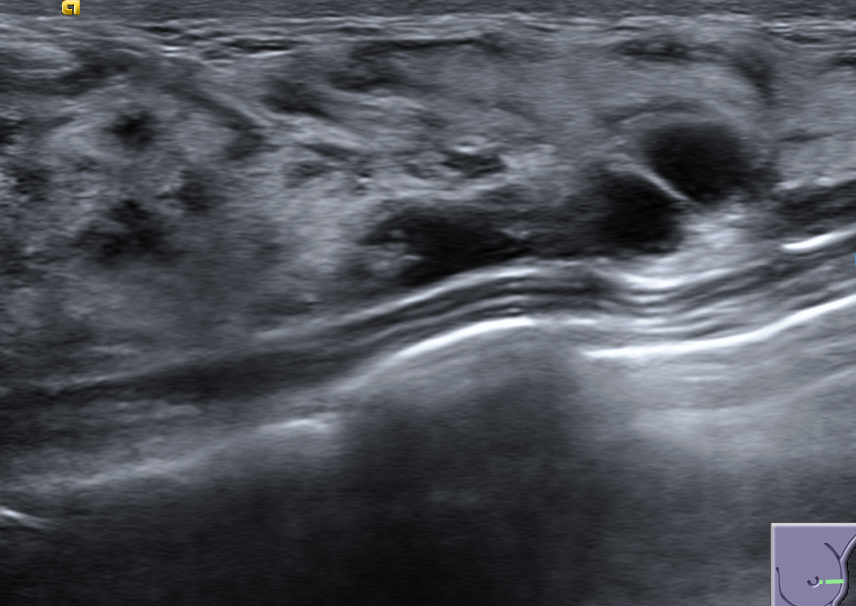
#> input picture BUS_RCNN/images/ALWI_011.png, 856 x 606 px, found by its file name; its folder holds only this picture in this run
$ python bus_uclm_coco.py
#> lines starting #> are read from the running program, lines starting #| are printed output that depends on the picture; after the words box and inside, x2 and y2 are one past the last pixel; in counts of white or black regions, pixels touching at a corner belong together
import os
import json
import cv2
from PIL import Image
import numpy as np

# Paths
dataset_dir = "E:/S3/OT/project/BUS_RCNN/images"
masks_dir = "E:/S3/OT/project/BUS_RCNN/masks"  # mask images
output_json = "E:/S3/OT/project/bus_uclm_coco.json"

categories = [{"id": 1, "name": "bus"}]

images = []
annotations = []
ann_id = 0

for img_id, img_name in enumerate(os.listdir(dataset_dir)):
    if not img_name.endswith((".jpg", ".png")):
        continue

    img_path = os.path.join(dataset_dir, img_name)
    width, height = Image.open(img_path).size
#> width = 856; height = 606

    images.append({
        "id": img_id,
        "file_name": img_name,
        "width": width,
        "height": height
    })

    # Corresponding mask
    mask_name = os.path.splitext(img_name)[0] + ".png"  # adjust if masks have different extension
    mask_path = os.path.join(masks_dir, mask_name)
    if not os.path.exists(mask_path):
        continue

    mask = cv2.imread(mask_path, cv2.IMREAD_GRAYSCALE)
#> mask: shape (606, 856); min 0, max 252, mean 80.5
    # Binarize just in case
    _, mask_bin = cv2.threshold(mask, 127, 255, cv2.THRESH_BINARY)
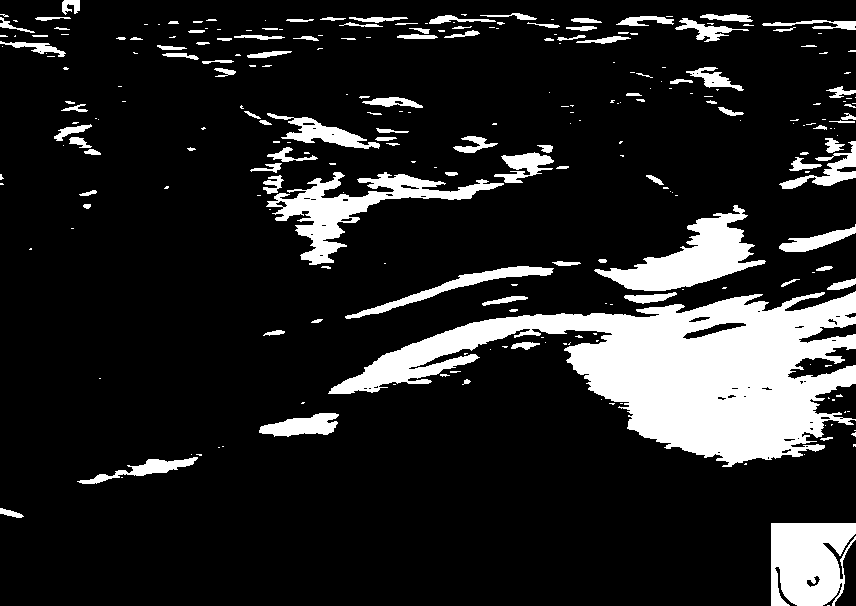
#> mask_bin: shape (606, 856); 14.7% white; 264 white regions (154 under 20 px)

    contours, _ = cv2.findContours(mask_bin, cv2.RETR_EXTERNAL, cv2.CHAIN_APPROX_SIMPLE)
#> contours = 264 contours, 184 with area under 20; largest, box (x1, y1, x2, y2) and area: (328, 291, 856, 467) 38750, (771, 523, 856, 606) 5609, (594, 205, 766, 291) 5418, (266, 172, 504, 265) 5330, (345, 266, 554, 319) 1494

    for contour in contours:
        contour = contour.flatten().tolist()
        if len(contour) < 6:  # skip too small/invalid polygons
            continue

        x, y, w, h = cv2.boundingRect(np.array(contour).reshape(-1,1,2))
        area = cv2.contourArea(np.array(contour).reshape(-1,1,2))

        annotations.append({
            "id": ann_id,
            "image_id": img_id,
            "category_id": 1,
            "segmentation": [contour],
            "bbox": [x, y, w, h],
            "area": float(area),
            "iscrowd": 0
        })
        ann_id += 1
#> this loop made 264 passes
#> contour on passes 1, 4, 7: [827, 605, 829, 605], [121, 477, 122, 477], [804, 454]
#> after the loop, ann_id = 177; annotations = 177 items

# Create COCO JSON
coco_dict = {
    "images": images,
    "annotations": annotations,
    "categories": categories
}

with open(output_json, "w") as f:
    json.dump(coco_dict, f, indent=4)

print("COCO JSON with masks created at:", output_json)

$ run again, on BUS_RCNN/images/ANAT_013.png
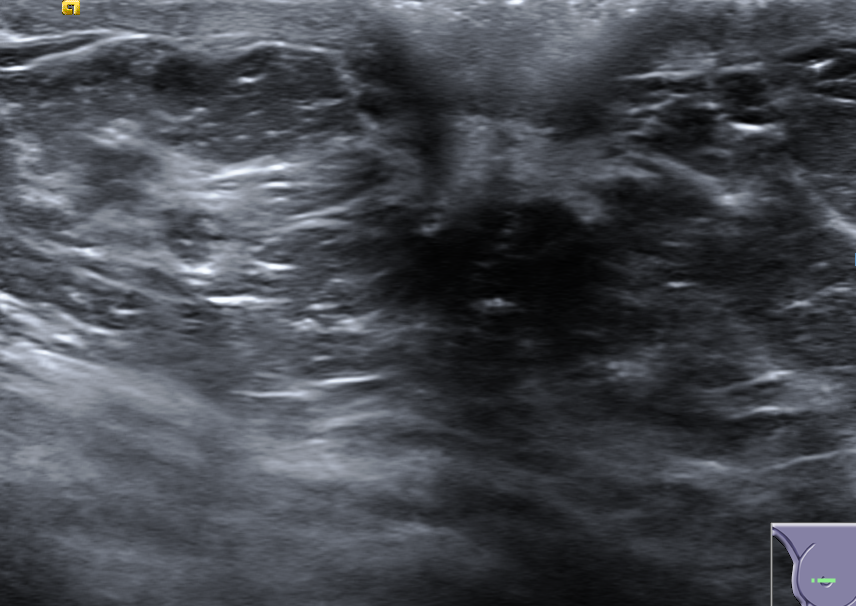
#> input picture BUS_RCNN/images/ANAT_013.png, 856 x 606 px, found by its file name
#> width = 856; height = 606
#> `_, mask_bin = cv2.threshold(mask, 127, 255, cv2.THRESH_BINARY)`:
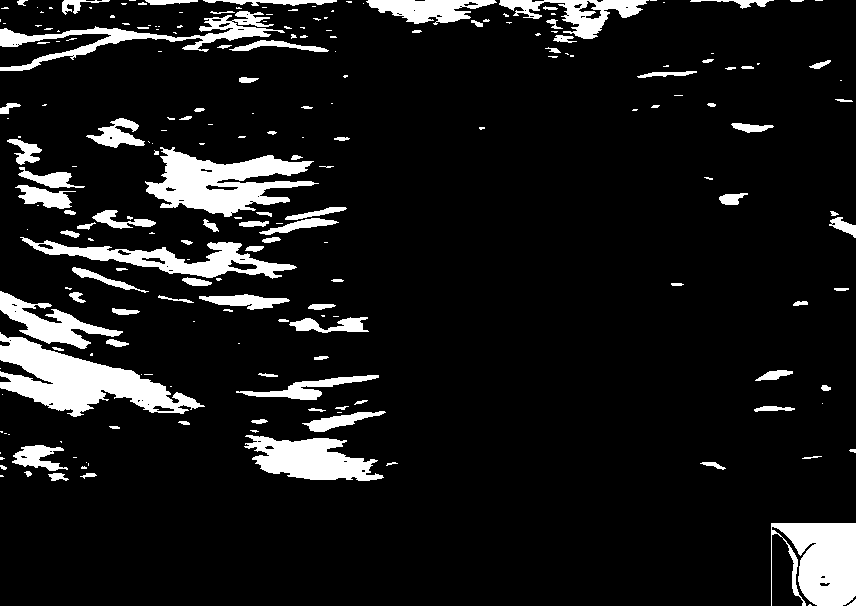
#> mask_bin: shape (606, 856); 10% white; 218 white regions (115 under 20 px)
#> contours = 218 contours, 141 with area under 20; largest, box (x1, y1, x2, y2) and area: (0, 332, 205, 417) 7028, (145, 147, 319, 217) 5858, (771, 523, 856, 606) 4914, (20, 237, 297, 279) 3660, (244, 435, 384, 481) 3636
#> the loop `for contour in contours:` made 218 passes
#> (x, y, w, h, area) on passes 3, 5, 6: (771, 523, 85, 83, 4913.5), (80, 473, 17, 6, 33), (48, 473, 21, 8, 80)
#> after the loop `for contour in contours:`: ann_id = 164; annotations = 164 items

$ run again, on BUS_RCNN/images/ANFO_011.png
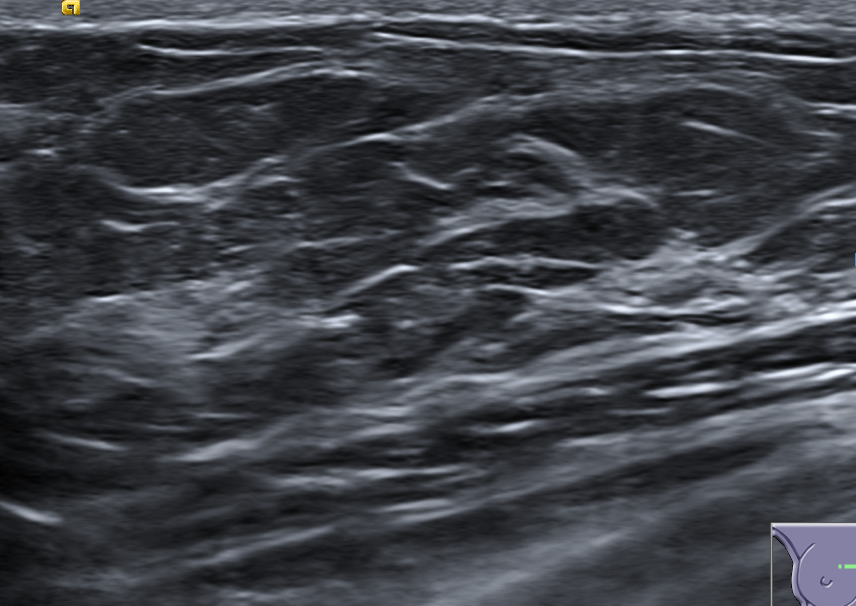
#> input picture BUS_RCNN/images/ANFO_011.png, 856 x 606 px, found by its file name
#> width = 856; height = 606
#> `_, mask_bin = cv2.threshold(mask, 127, 255, cv2.THRESH_BINARY)`:
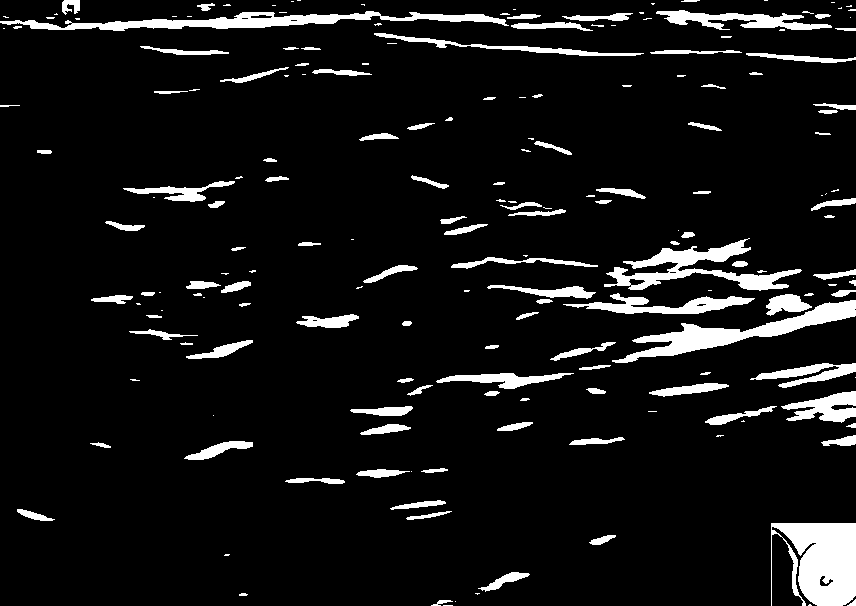
#> mask_bin: shape (606, 856); 8% white; 191 white regions (74 under 20 px)
#> contours = 191 contours, 98 with area under 20; largest, box (x1, y1, x2, y2) and area: (771, 523, 856, 606) 4914, (612, 300, 856, 363) 3452, (0, 11, 509, 31) 3234, (604, 238, 802, 291) 2954, (563, 293, 755, 314) 1474
#> the loop `for contour in contours:` made 191 passes
#> (x, y, w, h, area) on passes 4, 8, 10: (431, 600, 22, 6, 32.5), (478, 572, 52, 20, 287), (589, 535, 27, 10, 113)
#> after the loop `for contour in contours:`: ann_id = 160; annotations = 160 items

$ run again, on BUS_RCNN/images/ANFO_013.png
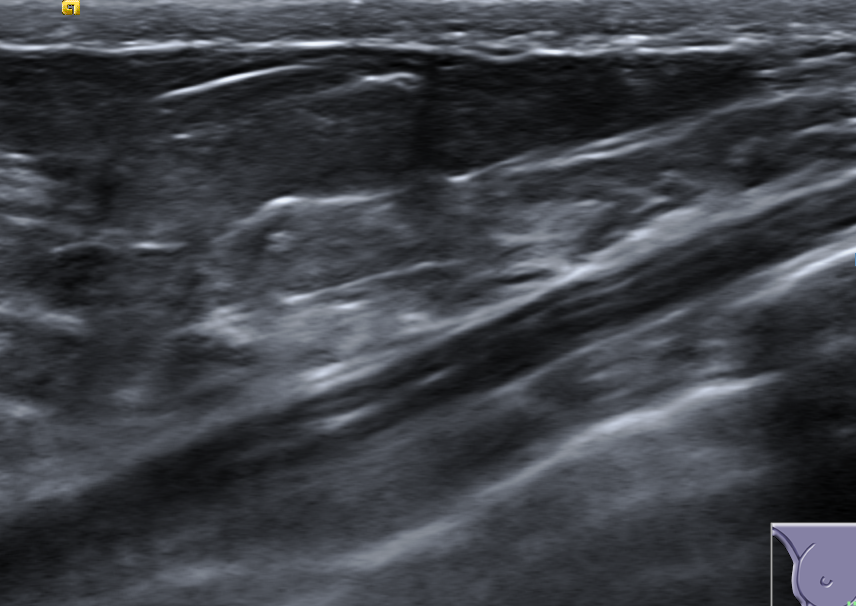
#> input picture BUS_RCNN/images/ANFO_013.png, 856 x 606 px, found by its file name
#> width = 856; height = 606
#> `_, mask_bin = cv2.threshold(mask, 127, 255, cv2.THRESH_BINARY)`:
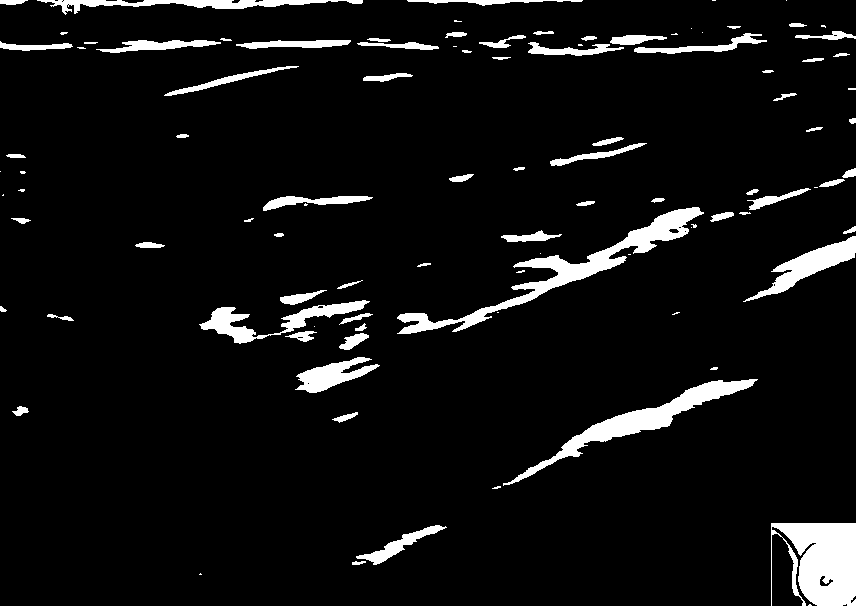
#> mask_bin: shape (606, 856); 6.4% white; 100 white regions (30 under 20 px)
#> contours = 100 contours, 40 with area under 20; largest, box (x1, y1, x2, y2) and area: (771, 523, 856, 606) 4944, (397, 207, 704, 334) 4594, (503, 379, 758, 486) 3512, (743, 236, 856, 302) 1888, (199, 300, 370, 344) 1800
#> the loop `for contour in contours:` made 100 passes
#> (x, y, w, h, area) on passes 3, 4, 5, 7, 8, 9, 11, 12: (352, 561, 14, 4, 24.5), (356, 525, 91, 40, 740), (771, 523, 85, 83, 4944), (332, 412, 26, 11, 88), (12, 406, 17, 10, 77.5), (503, 379, 255, 107, 3512), (295, 357, 85, 36, 1267), (339, 333, 30, 17, 222.5)
#> after the loop `for contour in contours:`: ann_id = 88; annotations = 88 items

$ run again, on BUS_RCNN/images/ALWI_012.png
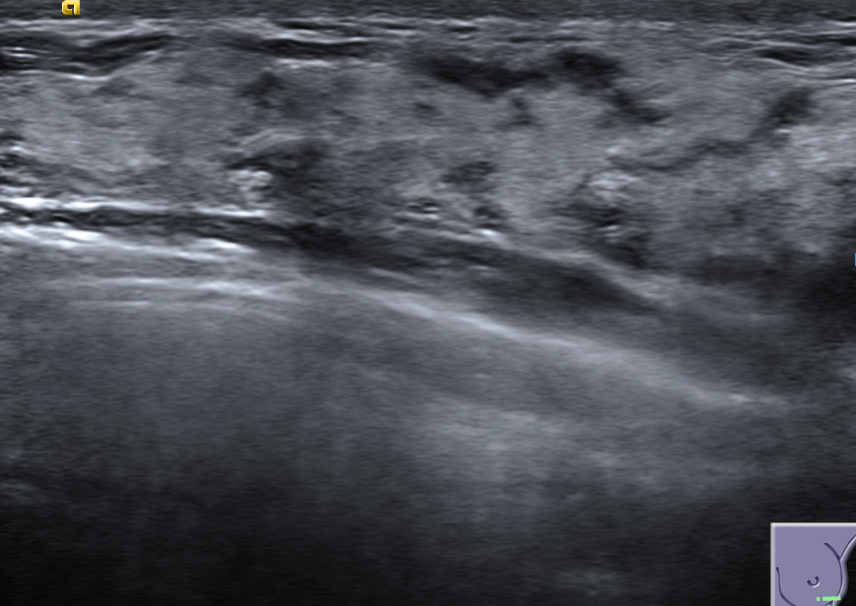
#> input picture BUS_RCNN/images/ALWI_012.png, 856 x 606 px, found by its file name
#> width = 856; height = 606
#> `_, mask_bin = cv2.threshold(mask, 127, 255, cv2.THRESH_BINARY)`:
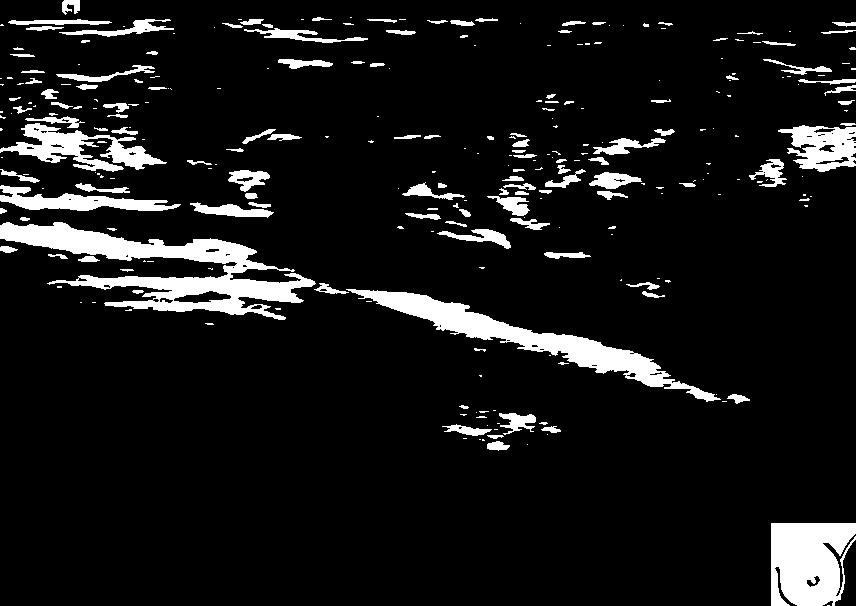
#> mask_bin: shape (606, 856); 9% white; 283 white regions (159 under 20 px)
#> contours = 283 contours, 184 with area under 20; largest, box (x1, y1, x2, y2) and area: (0, 222, 316, 320) 10284, (346, 289, 721, 402) 6714, (771, 523, 856, 606) 5619, (0, 123, 167, 172) 2816, (778, 125, 856, 172) 2318
#> the loop `for contour in contours:` made 283 passes
#> contour on passes 1, 3, 6: [827, 605, 829, 605], [527, 444], [479, 439, 480, 439]
#> after the loop `for contour in contours:`: ann_id = 192; annotations = 192 items
